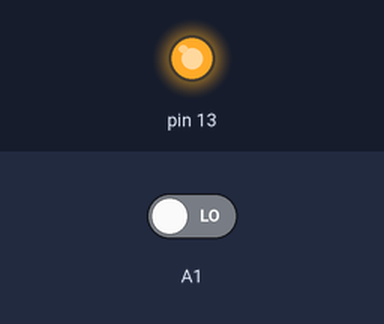
Recording of a sketch running on a simulated Arduino Uno, built with avr-gcc and run on an emulated ATmega328P. On the bench: output pins drawn as LEDs (lit = HIGH). Inputs (shaded band) come from the test bench; at power-on: A1 LOW.

Above: at 1.2 s.
1.3 s: A1 driven HIGH
At 1.6 s:
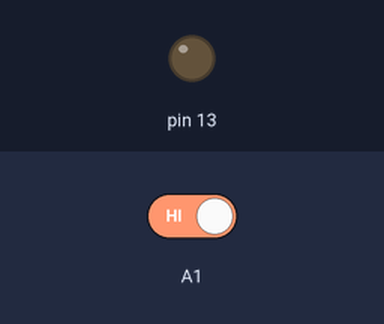
2.8 s: A1 driven LOW
At 4.0 s:
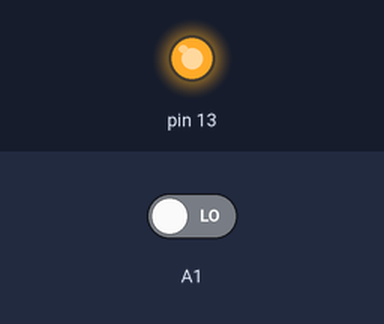
Timing chart, 0 to 5.8 s (numbered marks = the images above; inputs shaded):
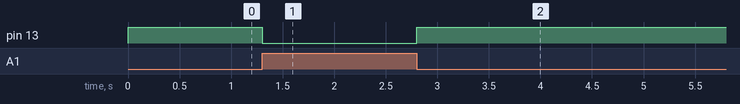

Measured:
- after the input at 1.3 s, pin 13: HIGH → LOW at once
- after the input at 2.8 s, pin 13: LOW → HIGH at once

The sketch:

IR_lib.ino
```cpp
#include "ir_lib.h"
ir_sensor ir1;


void setup() {
  Serial.begin(9600);

}

void loop() {
  ir1.IR_sensor(A1,13);
  ir1.ReadValue_IR();
}
```

ir_lib.cpp
```cpp
#include "ir_lib.h"

void ir_sensor::IR_sensor(int IR, int led)
{
  pinMode(IR,INPUT);
  pinMode(led,OUTPUT);
  _IR = IR;
  _led = led;
}

void ir_sensor::ReadValue_IR()
{
  int ValueRMS = digitalRead(_IR);

  if(ValueRMS == 1)
  {
    digitalWrite(_led, LOW);
  }
  else
  {
    digitalWrite(_led,HIGH);
  }
}
```

ir_lib.h
```cpp
#ifndef ir_lib_H
#define ir_lib_H
#include "arduino.h"

class ir_sensor
{
  public:
    void IR_sensor(int IR, int led);
    void ReadValue_IR(void);
    void ReBouncing(void);
    int _IR;
    int _led;
};


#endif
```
